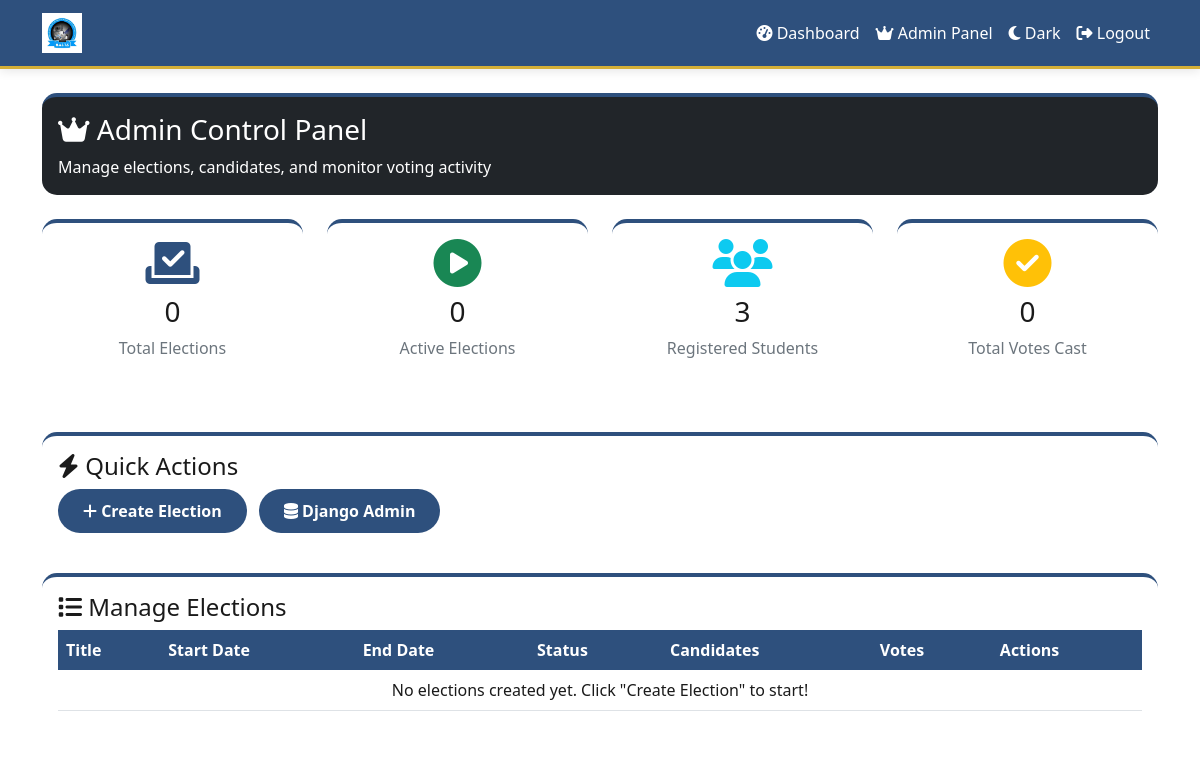
Before: /admin-panel/ (signed in) with the older database file.
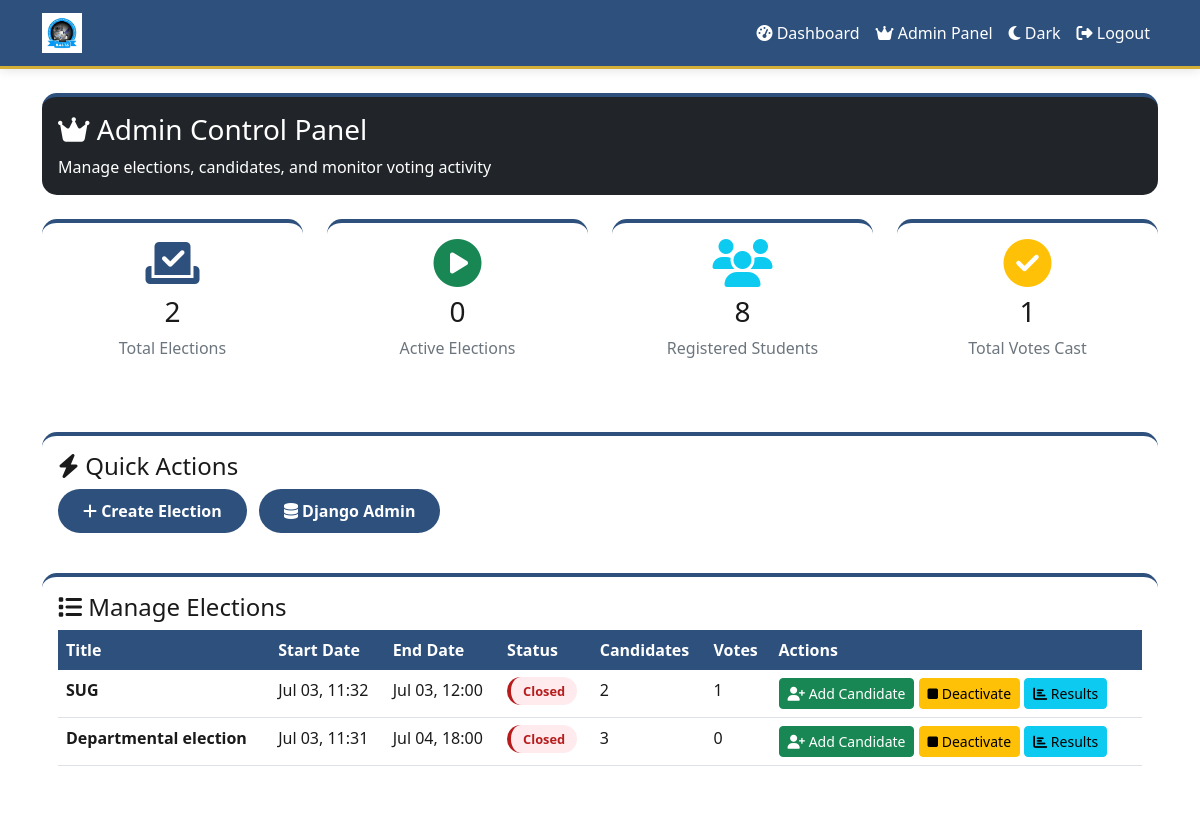
After: the same page with the newer database file.
### voting/models.py (models this page shows, shortened)
class Election(models.Model):
    title = models.CharField(max_length=200)
    description = models.TextField()
    start_time = models.DateTimeField()
    end_time = models.DateTimeField()
    is_active = models.BooleanField(default=True)
    allowed_faculty = models.CharField(max_length=100, blank=True, null=True, help_text="Leave blank for university-wide elections")
    created_at = models.DateTimeField(auto_now_add=True)
    created_at = models.DateTimeField(auto_now_add=True)
    @property
    def status(self):
        now = timezone.now()
        if now < self.start_time:
            return 'upcoming'
        elif self.start_time <= now <= self.end_time:
            return 'active'
        else:
            return 'closed'
    @property
    def total_votes(self):
        return Vote.objects.filter(election=self).count()
    class Meta:
        ordering = ['-created_at']

### voting/views.py (the view)
# urls.py: path('admin-panel/', views.admin_dashboard, name='admin_dashboard'),
@login_required
@user_passes_test(is_admin)
def admin_dashboard(request):
    elections = Election.objects.all()
    total_students = Student.objects.count()
    total_votes = Vote.objects.count()
    context = {
        'elections': elections,
        'total_students': total_students,
        'total_votes': total_votes,
        'active_elections': Election.objects.filter(is_active=True, end_time__gte=timezone.now()).count(),
    }
    return render(request, 'voting/admin_dashboard.html', context)

### voting/views.py (called while the page is built)
def is_admin(user):
    return user.is_staff or user.is_superuser

### voting/templates/voting/admin_dashboard.html (shortened to what this page needs)
{% extends 'voting/base.html' %}
{% block content %}
<div class="row mb-4">
    <div class="col-12">
        <div class="card bg-dark text-white">
            <div class="card-body">
                <h3><i class="fas fa-crown"></i> Admin Control Panel</h3>
                <p class="mb-0">Manage elections, candidates, and monitor voting activity</p>
            </div>
        </div>
    </div>
</div>
<div class="row mb-4">
    <div class="col-md-3 mb-3">
        <div class="card text-center">
            <div class="card-body">
                <i class="fas fa-vote-yea fa-3x text-primary"></i>
                <h3 class="mt-2">{{ total_elections|default:elections.count }}</h3>
                <p class="text-muted">Total Elections</p>
            </div>
        </div>
    </div>
    <div class="col-md-3 mb-3">
        <div class="card text-center">
            <div class="card-body">
                <i class="fas fa-play-circle fa-3x text-success"></i>
                <h3 class="mt-2">{{ active_elections }}</h3>
                <p class="text-muted">Active Elections</p>
            </div>
        </div>
    </div>
    <div class="col-md-3 mb-3">
        <div class="card text-center">
            <div class="card-body">
                <i class="fas fa-users fa-3x text-info"></i>
                <h3 class="mt-2">{{ total_students }}</h3>
                <p class="text-muted">Registered Students</p>
            </div>
        </div>
    </div>
    <div class="col-md-3 mb-3">
        <div class="card text-center">
            <div class="card-body">
                <i class="fas fa-check-circle fa-3x text-warning"></i>
                <h3 class="mt-2">{{ total_votes }}</h3>
                <p class="text-muted">Total Votes Cast</p>
            </div>
        </div>
    </div>
</div>
<div class="row mb-4">
    <div class="col-12">
        <div class="card">
            <div class="card-body">
                <h4><i class="fas fa-bolt"></i> Quick Actions</h4>
                <a href="{% url 'create_election' %}" class="btn btn-primary me-2">
                    <i class="fas fa-plus"></i> Create Election
                </a>
                <a href="/admin/" class="btn btn-primary me-2">
                    <i class="fas fa-database"></i> Django Admin
                </a>
            </div>
        </div>
    </div>
</div>
<div class="row">
    <div class="col-12">
        <div class="card">
            <div class="card-body">
                <h4><i class="fas fa-list"></i> Manage Elections</h4>
                <div class="table-responsive">
                    <table class="table table-hover">
                        <thead>
                            <tr>
                                <th>Title</th>
                                <th>Start Date</th>
                                <th>End Date</th>
                                <th>Status</th>
                                <th>Candidates</th>
                                <th>Votes</th>
                                <th>Actions</th>
                            </tr>
                        </thead>
                        <tbody>
                            {% for election in elections %}
                            <tr>
                                <td><strong>{{ election.title }}</strong></td>
                                <td>{{ election.start_time|date:"M d, H:i" }}</td>
                                <td>{{ election.end_time|date:"M d, H:i" }}</td>
                                <td>
                                    {% if election.status == 'active' %}
                                        <span class="status-badge status-active">Active</span>
                                    {% elif election.status == 'closed' %}
                                        <span class="status-badge status-closed">Closed</span>
                                    {% else %}
                                        <span class="status-badge status-upcoming">Upcoming</span>
                                    {% endif %}
                                </td>
                                <td>{{ election.candidates.count }}</td>
                                <td>{{ election.total_votes }}</td>
                                <td>
                                    <a href="{% url 'add_candidate' election.id %}" class="btn btn-sm btn-success">
                                        <i class="fas fa-user-plus"></i> Add Candidate
                                    </a>
                                    <a href="{% url 'toggle_election' election.id %}" class="btn btn-sm btn-warning">
                                        {% if election.is_active %}
                                            <i class="fas fa-stop"></i> Deactivate
                                        {% else %}
                                            <i class="fas fa-play"></i> Activate
                                        {% endif %}
                                    </a>
                                    <a href="{% url 'results' election.id %}" class="btn btn-sm btn-info">
                                        <i class="fas fa-chart-bar"></i> Results
                                    </a>
                                </td>
                            </tr>
                            {% empty %}
                            <tr>
                                <td colspan="7" class="text-center">No elections created yet. Click "Create Election" to start!</td>
                            </tr>
                            {% endfor %}
                        </tbody>
                    </table>
                </div>
            </div>
        </div>
    </div>
</div>
{% endblock %}

### voting/templates/voting/base.html (shortened to what this page needs)
{% load static %}
<!DOCTYPE html>
<html lang="en">
<head>
    <link href="https://cdn.jsdelivr.net/npm/bootstrap@5.2.3/dist/css/bootstrap.min.css" rel="stylesheet">
    <link rel="stylesheet" href="https://cdnjs.cloudflare.com/ajax/libs/font-awesome/6.4.0/css/all.min.css">
</head>
<body class="light-mode">
    {% if user.is_authenticated %}
    <nav class="navbar navbar-expand-lg navbar-dark">
        <div class="container">
            <a class="navbar-brand" href="{% url 'dashboard' %}">
    <img src="/static/images/logo.jpg" alt="" height="40" style="margin-right: 10px;">
</a>
            <div class="collapse navbar-collapse" id="navbarNav">
                <ul class="navbar-nav ms-auto">
                    <li class="nav-item">
                        <a class="nav-link" href="{% url 'dashboard' %}">
                            <i class="fas fa-tachometer-alt"></i> Dashboard
                        </a>
                    </li>
                    {% if user.is_staff %}
                    <li class="nav-item">
                        <a class="nav-link" href="{% url 'admin_dashboard' %}">
                            <i class="fas fa-crown"></i> Admin Panel
                        </a>
                    </li>
                    {% endif %}
                    <li class="nav-item">
                        <a class="nav-link" href="#" id="darkModeToggle">
                            <i class="fas fa-moon"></i> <span id="modeText">Dark</span>
                        </a>
                    </li>
                    <li class="nav-item">
                        <a class="nav-link" href="{% url 'logout' %}">
                            <i class="fas fa-sign-out-alt"></i> Logout
                        </a>
                    </li>
                </ul>
            </div>
        </div>
    </nav>
    {% endif %}
    <main class="container py-4 fade-in">
        {% block content %}{% endblock %}
    </main>
</body>
</html>

### voting/templates/voting/base.html (style rules this page uses)
:root { --bg-light: #ffffff; --bg-dark: #1a1a1a; --card-light: #ffffff; --card-dark: #2a2a2a; --text-light: #1a1a1a; --text-dark: #eeeeee; --primary: #2e507d; --primary-dark: #1b255e; --success: #2e507d; --danger: #b71c1c; --warning: #ffc107; --gold: #d4af37; --gold-light: #f1c40f; }
body { font-family: 'Segoe UI', Tahoma, Geneva, Verdana, sans-serif; transition: background 0.3s, color 0.3s; }
body.light-mode { background: var(--bg-light); color: var(--text-light); }
.navbar { background: var(--primary) !important; border-bottom: 3px solid var(--gold); box-shadow: 0 2px 10px rgba(0,0,0,0.1); }
.navbar-brand { font-weight: bold; color: var(--gold) !important; letter-spacing: 1px; }
.nav-link { color: #ffffff !important; transition: color 0.3s; }
.card { border: none; border-radius: 15px; transition: transform 0.2s, box-shadow 0.2s; background: var(--card-light); border-top: 4px solid var(--success); }
.btn-primary { background: var(--primary); border: none; border-radius: 25px; padding: 10px 25px; font-weight: 600; transition: all 0.3s; }
.status-badge { padding: 5px 12px; border-radius: 20px; font-size: 0.8rem; font-weight: 600; }
.status-closed { background: #ffebee; color: #b71c1c; border-left: 4px solid #b71c1c; }
.table { color: inherit; }
.table thead th { background: var(--primary); color: white; border-bottom: none; }
.fade-in { animation: fadeIn 0.5s ease-out; }
.btn-primary { background-color: var(--primary) !important; border-color: var(--primary) !important; }
.text-primary { color: var(--primary) !important; }

Changed rows visible on the page:
added Election: title "SUG", start_time "Jul 03, 11:32", end_time "Jul 03, 12:00", shows "Closed", candidates.count "2", total_votes "1", is_active True (drawn)
added Election: title "Departmental election", start_time "Jul 03, 11:31", end_time "Jul 04, 18:00", shows "Closed", candidates.count "3", total_votes "0", is_active True (drawn)
Other visible differences:
{{ total_elections|default:elections.count }}: "0" → "2"
{{ total_students }}: "3" → "8"
{{ total_votes }}: "0" → "1"
text no longer shown: "No elections created yet. Click \"Create Election\" to start!"
